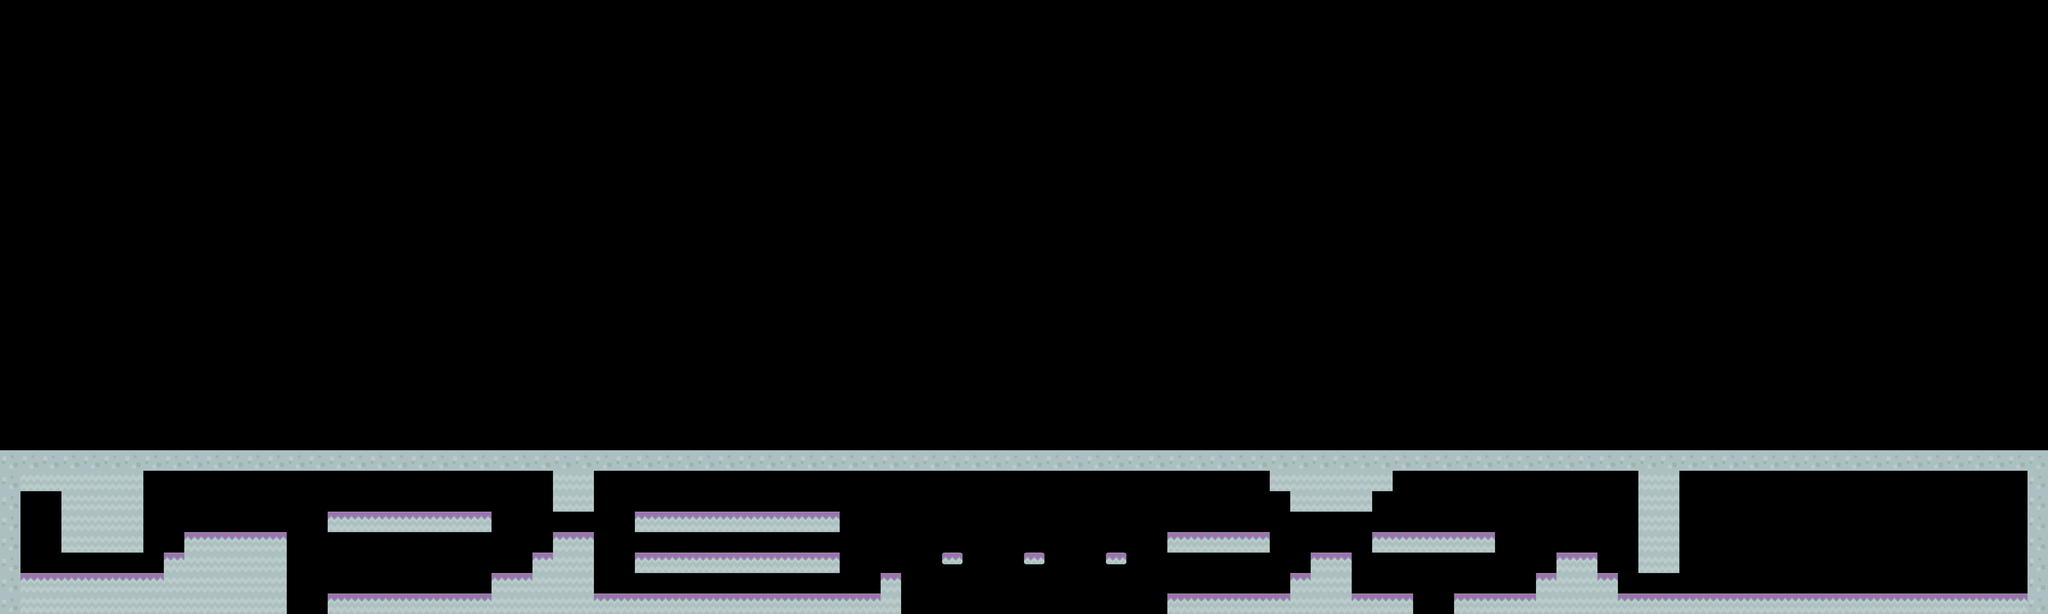

This is a level from a 2D game, rendered from its Tiled map with the project's own tilesets. A one-line summary and the map file follow, with tile-layer data summarised:
An orthogonal 100x30 tile map with 70x70 px tiles, 2 tile layers (Kachelebene 1, Kachelebene 2).

<map version="1.0" orientation="orthogonal" width="100" height="30" tilewidth="70" tileheight="70">
 <tileset firstgid="1" name="tileset" tilewidth="70" tileheight="70">
  <image source="../images/tileset.png" trans="ff00ff" width="1024" height="1024" />
  <terraintypes>
   <terrain name="Neues Terrain erzeugen" tile="-1" />
  </terraintypes>
 </tileset>
 <layer name="Kachelebene 1" width="100" height="30">
  <data>[3000 cells, 325 non-empty, 4 distinct tile ids]</data>
 </layer>
 <layer name="Kachelebene 2" width="100" height="30">
  <data>[3000 cells, 0 non-empty, 0 distinct tile ids]</data>
 </layer>
</map>
